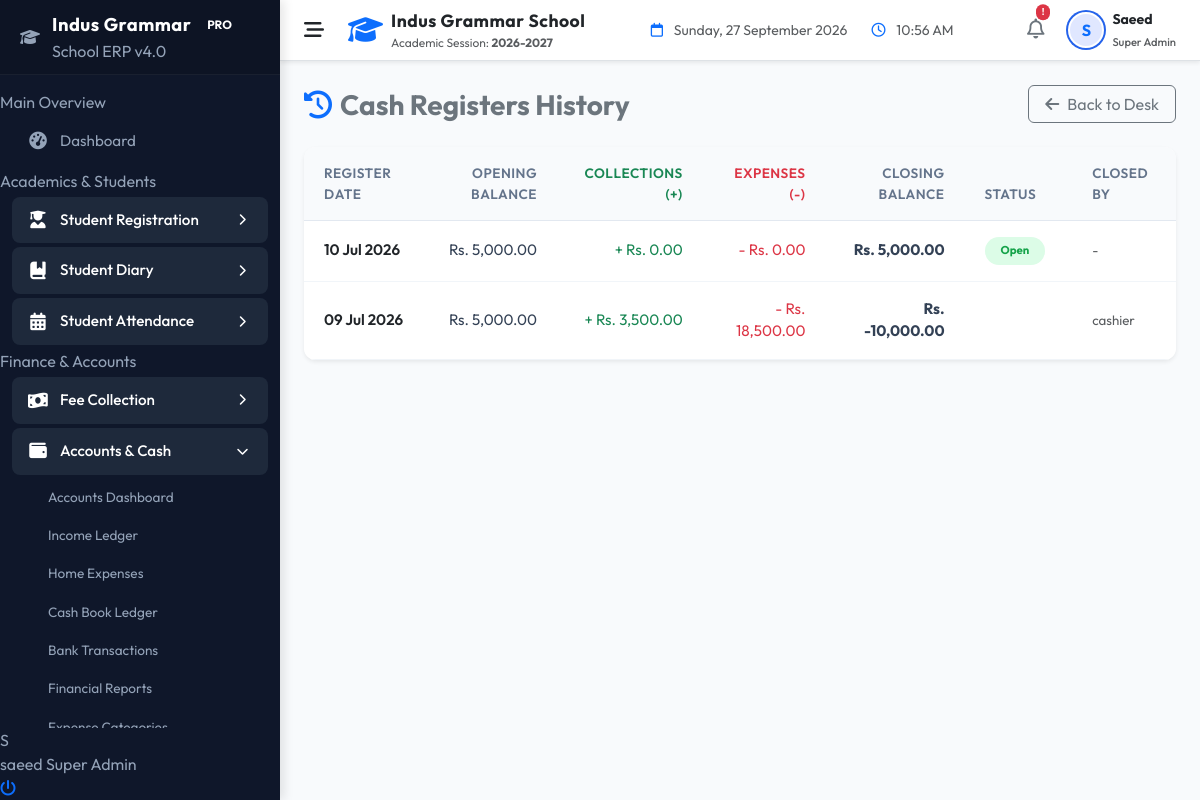
The page /indus-grammar-school-erp/modules/cash/reports.php (signed in) on the database as committed earlier.
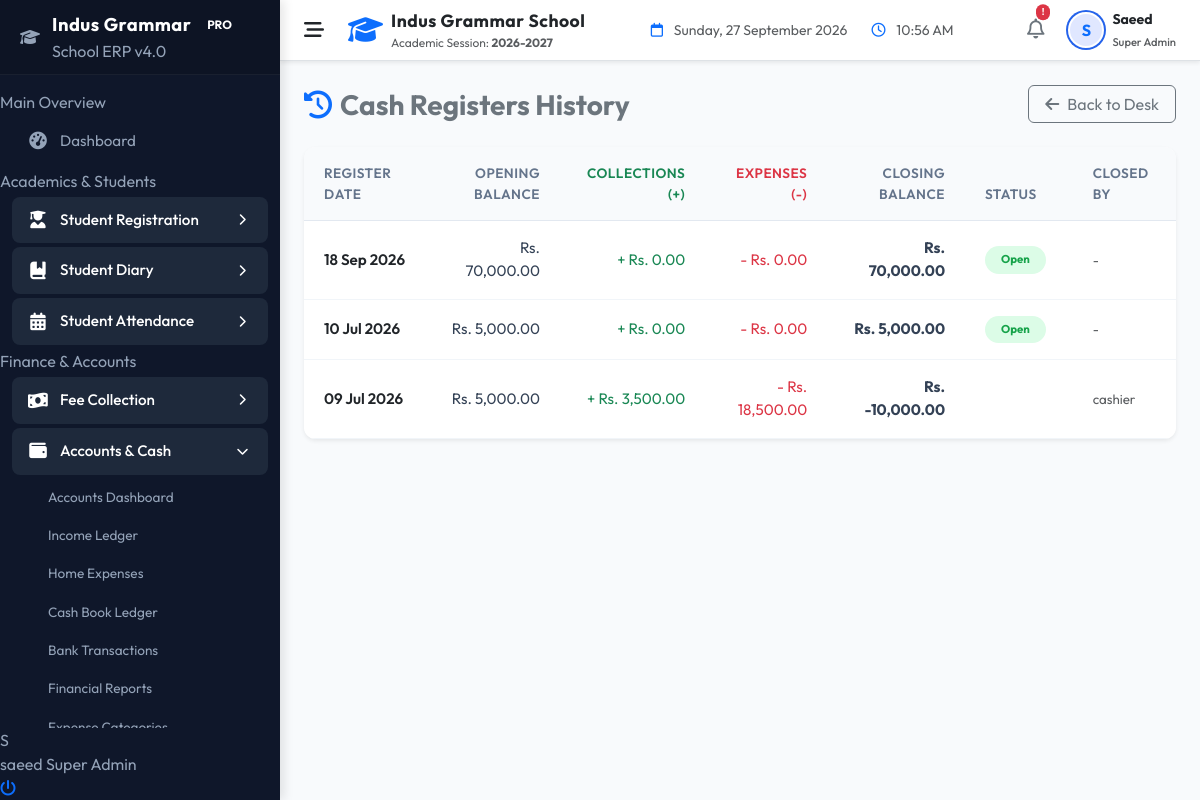
The same page on the database as committed later.
### tables this page shows
CREATE TABLE `cash_register` (
  `id` int NOT NULL AUTO_INCREMENT,
  `date` date NOT NULL,
  `opening_balance` decimal(10,2) NOT NULL DEFAULT '0.00',
  `total_collections` decimal(10,2) NOT NULL DEFAULT '0.00',
  `total_expenses` decimal(10,2) NOT NULL DEFAULT '0.00',
  `closing_balance` decimal(10,2) DEFAULT NULL,
  `closed_by` int DEFAULT NULL,
  `status` enum('Open','Closed') DEFAULT 'Open',
  `notes` text,
  `created_at` timestamp NULL DEFAULT CURRENT_TIMESTAMP,
  `updated_at` timestamp NULL DEFAULT CURRENT_TIMESTAMP ON UPDATE CURRENT_TIMESTAMP,
  PRIMARY KEY (`id`),
  UNIQUE KEY `date` (`date`),
  KEY `closed_by` (`closed_by`),
  CONSTRAINT `cash_register_ibfk_1` FOREIGN KEY (`closed_by`) REFERENCES `users` (`id`) ON DELETE SET NULL
);

CREATE TABLE `users` (
  `id` int NOT NULL AUTO_INCREMENT,
  `username` varchar(50) NOT NULL,
  `full_name` varchar(100) DEFAULT NULL,
  `email` varchar(100) NOT NULL,
  `mobile_no` varchar(20) DEFAULT NULL,
  `profile_photo` varchar(255) DEFAULT NULL,
  `password_hash` varchar(255) NOT NULL,
  `role_id` int NOT NULL,
  `is_active` tinyint(1) DEFAULT '1',
  `last_login` datetime DEFAULT NULL,
  `created_at` timestamp NULL DEFAULT CURRENT_TIMESTAMP,
  `updated_at` timestamp NULL DEFAULT CURRENT_TIMESTAMP ON UPDATE CURRENT_TIMESTAMP,
  PRIMARY KEY (`id`),
  UNIQUE KEY `username` (`username`),
  UNIQUE KEY `email` (`email`),
  KEY `idx_users_role` (`role_id`),
  KEY `idx_users_active` (`is_active`),
  CONSTRAINT `users_ibfk_1` FOREIGN KEY (`role_id`) REFERENCES `roles` (`id`)
);

### indus-grammar-school-erp/helpers/helpers.php (called while the page is built, shortened)
<?php
function sanitize($data) {
    if (is_array($data)) {
        foreach ($data as $key => $value) {
            $data[$key] = sanitize($value);
        }
    } else {
        $data = trim($data);
        $data = stripslashes($data);
        $data = htmlspecialchars($data, ENT_QUOTES, 'UTF-8');
    }
    return $data;
}

### indus-grammar-school-erp/modules/cash/reports.php (the view, shortened to what this page needs)
<?php
include_once __DIR__ . '/../../includes/header.php';
$registers = [];
try {
    $db = Database::getConnection();
    $registers = $db->query("
        SELECT cr.*, u.username as closed_by_user
        FROM cash_register cr
        LEFT JOIN users u ON cr.closed_by = u.id
        ORDER BY cr.date DESC
        LIMIT 50
    ")->fetchAll();
} catch (Exception $e) {}
?>
<div class="row mb-4 align-items-center">
    <div class="col-sm-6">
        <h3 class="fw-bold text-secondary mb-0"><i class="fa-solid fa-clock-rotate-left me-2 text-primary"></i>Cash Registers History</h3>
    </div>
    <div class="col-sm-6 text-sm-end mt-3 mt-sm-0">
        <a href="dashboard.php" class="btn btn-outline-secondary px-3"><i class="fa-solid fa-arrow-left me-2"></i>Back to Desk</a>
    </div>
</div>
<div class="custom-table-card shadow-sm border-0">
    <div class="table-responsive">
        <table class="table custom-table table-hover">
            <thead>
                <tr>
                    <th>Register Date</th>
                    <th class="text-end">Opening Balance</th>
                    <th class="text-end text-success">Collections (+)</th>
                    <th class="text-end text-danger">Expenses (-)</th>
                    <th class="text-end">Closing Balance</th>
                    <th>Status</th>
                    <th>Closed By</th>
                </tr>
            </thead>
            <tbody>
                <?php if (empty($registers)): ?>
                    <tr><td colspan="7" class="text-center py-5 text-muted">No historical registers found.</td></tr>
                <?php else: foreach ($registers as $r):
                    $sysClosing = $r['opening_balance'] + $r['total_collections'] - $r['total_expenses'];
                    $actClosing = $r['closing_balance'] !== null ? $r['closing_balance'] : $sysClosing;
                ?>
                    <tr>
                        <td class="fw-semibold text-dark"><?php echo date('d M Y', strtotime($r['date'])); ?></td>
                        <td class="text-end">Rs. <?php echo number_format($r['opening_balance'], 2); ?></td>
                        <td class="text-end text-success">+ Rs. <?php echo number_format($r['total_collections'], 2); ?></td>
                        <td class="text-end text-danger">- Rs. <?php echo number_format($r['total_expenses'], 2); ?></td>
                        <td class="text-end fw-bold">
                            Rs. <?php echo number_format($actClosing, 2); ?>
                        </td>
                        <td>
                            <span class="badge bg-<?php echo $r['status'] === 'Open' ? 'success' : 'secondary'; ?>-soft px-3 py-2 rounded-pill">
                                <?php echo sanitize($r['status']); ?>
                            </span>
                        </td>
                        <td><span class="text-muted small"><?php echo sanitize($r['closed_by_user'] ?: '-'); ?></span></td>
                    </tr>
                <?php endforeach; endif; ?>
            </tbody>
        </table>
    </div>
</div>
<?php include_once __DIR__ . '/../../includes/footer.php'; ?>

Rows that differ between the two databases and show on the page:
added cash_register: date "18 Sep 2026", opening_balance "70,000.00", total_collections "0.00", total_expenses "0.00", actClosing "70,000.00", status "Open", closed_by_user "-"
